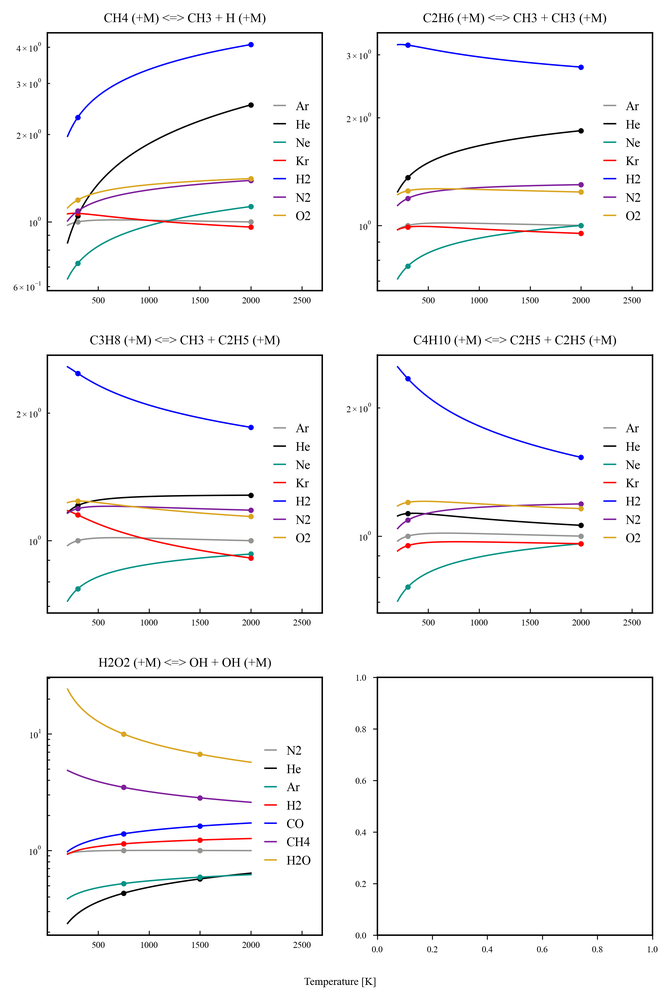
#> input picture LMRR-generator/extras/allArrheniusFits.png, 671 x 1000 px, shrunk from 2578 x 3840 before the run
$ python -i generateYAML.py   (imports and definitions only)
#> lines starting #> are read from the running program, lines starting #| are printed output that depends on the picture
# datapath = pkg_resources.resource_filename('LMRRfactory', 'data') + "/"
import yaml
import numpy as np
from scipy.optimize import least_squares
import copy
from collections import Counter
import re
import os

# [174 lines left out: functions generateYAML, cleanMechInput, lookForPdep, normalize, deleteDuplicates, blendedInput and 1 more, not called in this run]


def zippedMech(data):
    newData={
        'units': data['mech']['units'],
        'phases': data['mech']['phases'],
        'species': data['mech']['species'],
        'reactions': []
        }
    blendRxnNames = [rxn['equation'] for rxn in data['blend']['reactions']]
    for mech_rxn in data['mech']['reactions']:
        pDep = False
        # Create the M-collider entry for the pressure-dependent reactions
        if mech_rxn.get('type') == 'falloff' and 'Troe' in mech_rxn:
            pDep = True
            colliderM = {
                'name': 'M',
                'type': 'falloff',
                'low-P-rate-constant': mech_rxn['low-P-rate-constant'],
                'high-P-rate-constant': mech_rxn['high-P-rate-constant'],
                'Troe': mech_rxn['Troe'],
            }
        elif mech_rxn.get('type') == 'pressure-dependent-Arrhenius':
            pDep = True
            colliderM = {
                'name': 'M',
                'type': 'pressure-dependent-Arrhenius',
                'rate-constants': mech_rxn['rate-constants']
            }
        elif mech_rxn.get('type') == 'Chebyshev':
            pDep = True
            colliderM = {
                'name': 'M',
                'type': 'Chebyshev',
                'temperature-range': mech_rxn['temperature-range'],
                'pressure-range': mech_rxn['pressure-range'],
                'data': mech_rxn['data'],
            }

        if pDep and normalize(mech_rxn['equation']) in blendRxnNames:
        # rxn is specifically covered either in defaults or user input
            newRxn = {
                'equation': mech_rxn['equation'],
                'type': 'linear-Burke'
            }
            if mech_rxn.get('duplicate') is not None:
                newRxn['duplicate'] = True
            if mech_rxn.get('units') is not None:
                newRxn['units'] = mech_rxn['units']
            idx = blendRxnNames.index(normalize(mech_rxn['equation']))
            blend_rxn = data['blend']['reactions'][idx]
            refCol = data['blend']['reactions'][idx]['reference-collider']
            colliders = blend_rxn['colliders']
            newRxn['reference-collider'] = refCol
            newRxn['colliders'] = [colliderM] + colliders
            newData['reactions'].append(newRxn)
        elif pDep and data['generic']:
            # user has opted to have generic 3b effs applied to all p-dep reactions
            # which lack a specification in thirdbodydefaults and testinput
            # print(data['defaults']['generic'])
            newRxn = {
                'equation': mech_rxn['equation'],
                'type': 'linear-Burke'
            }
            if mech_rxn.get('duplicate') is not None:
                newRxn['duplicate'] = True
            newRxn['reference-collider'] = 'AR' #just assumed, not aiming for perfection
            # refCol = 'AR' #just assumed, not aiming for perfection
            speciesList = data['mech']['phases'][0]['species']
            colliders = [arrheniusFit(col)
                            for col in data['defaults']['generic-colliders']
                            if col['name'] in speciesList]
            newRxn['colliders'] = [colliderM] + colliders
            newData['reactions'].append(newRxn)
        else: # just append it as-is
            newData['reactions'].append(mech_rxn)
    data['output']=newData

def loadYAML(fName):
    with open(fName) as f:
        return yaml.safe_load(f)

# [5 lines left out: function saveYAML, not called in this run]

>>> import cv2
>>> picture = cv2.imread('../../../LMRR-generator/extras/allArrheniusFits.png', cv2.IMREAD_GRAYSCALE)
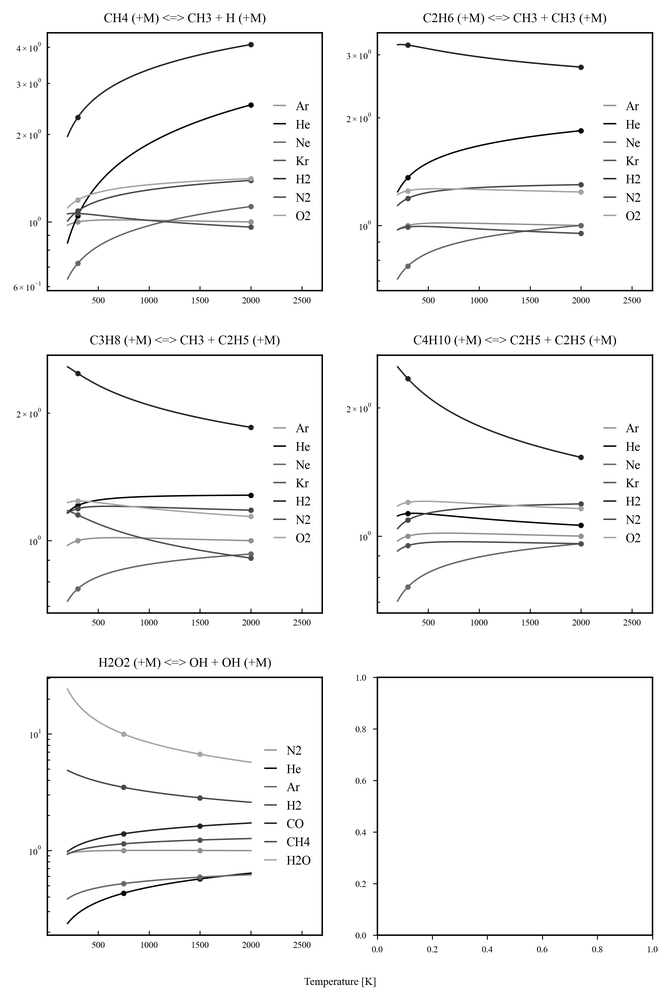
#> picture: shape (1000, 671); min 0, max 255, mean 246.4
#> (the run stopped early here; a loop or call above may not have finished)
